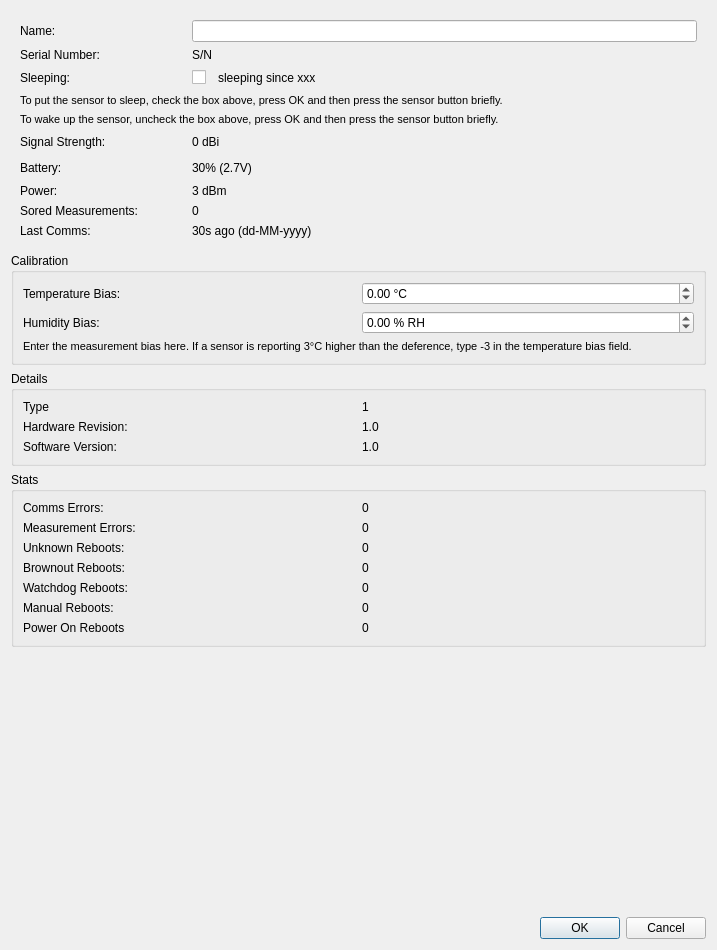
<?xml version="1.0" encoding="UTF-8"?>
<ui version="4.0">
 <class>SensorDetailsDialog</class>
 <widget class="QDialog" name="SensorDetailsDialog">
  <property name="geometry">
   <rect>
    <x>0</x>
    <y>0</y>
    <width>717</width>
    <height>950</height>
   </rect>
  </property>
  <property name="windowTitle">
   <string>Dialog</string>
  </property>
  <layout class="QVBoxLayout" name="verticalLayout">
   <item>
    <widget class="QWidget" name="widget" native="true">
     <layout class="QGridLayout" name="gridLayout">
      <item row="8" column="0">
       <widget class="QLabel" name="label_12">
        <property name="text">
         <string>Sored Measurements:</string>
        </property>
       </widget>
      </item>
      <item row="8" column="1" colspan="2">
       <widget class="QLabel" name="storage">
        <property name="text">
         <string>0</string>
        </property>
       </widget>
      </item>
      <item row="2" column="1" colspan="3">
       <widget class="QWidget" name="widget_4" native="true">
        <layout class="QHBoxLayout" name="horizontalLayout_3">
         <property name="spacing">
          <number>12</number>
         </property>
         <property name="leftMargin">
          <number>0</number>
         </property>
         <property name="topMargin">
          <number>0</number>
         </property>
         <property name="rightMargin">
          <number>0</number>
         </property>
         <property name="bottomMargin">
          <number>0</number>
         </property>
         <item>
          <widget class="QCheckBox" name="shoudSleep">
           <property name="enabled">
            <bool>true</bool>
           </property>
           <property name="text">
            <string/>
           </property>
          </widget>
         </item>
         <item>
          <widget class="QLabel" name="sleepState">
           <property name="text">
            <string>sleeping since xxx</string>
           </property>
          </widget>
         </item>
         <item>
          <spacer name="horizontalSpacer_3">
           <property name="orientation">
            <enum>Qt::Horizontal</enum>
           </property>
           <property name="sizeHint" stdset="0">
            <size>
             <width>40</width>
             <height>20</height>
            </size>
           </property>
          </spacer>
         </item>
        </layout>
       </widget>
      </item>
      <item row="3" column="0" colspan="4">
       <widget class="QLabel" name="label_19">
        <property name="font">
         <font>
          <pointsize>8</pointsize>
         </font>
        </property>
        <property name="text">
         <string>To put the sensor to sleep, check the box above, press OK and then press the sensor button briefly.</string>
        </property>
        <property name="wordWrap">
         <bool>true</bool>
        </property>
       </widget>
      </item>
      <item row="0" column="0">
       <widget class="QLabel" name="label">
        <property name="text">
         <string>Name:</string>
        </property>
       </widget>
      </item>
      <item row="0" column="1" colspan="3">
       <widget class="QLineEdit" name="name"/>
      </item>
      <item row="9" column="0">
       <widget class="QLabel" name="label_9">
        <property name="text">
         <string>Last Comms:</string>
        </property>
       </widget>
      </item>
      <item row="7" column="0">
       <widget class="QLabel" name="label_5">
        <property name="text">
         <string>Power:</string>
        </property>
       </widget>
      </item>
      <item row="9" column="1" colspan="3">
       <widget class="QLabel" name="lastComms">
        <property name="text">
         <string>30s ago (dd-MM-yyyy)</string>
        </property>
       </widget>
      </item>
      <item row="7" column="1" colspan="3">
       <widget class="QLabel" name="power">
        <property name="text">
         <string>3 dBm</string>
        </property>
       </widget>
      </item>
      <item row="5" column="1" colspan="3">
       <widget class="QWidget" name="widget_2" native="true">
        <layout class="QHBoxLayout" name="horizontalLayout">
         <property name="spacing">
          <number>12</number>
         </property>
         <property name="leftMargin">
          <number>0</number>
         </property>
         <property name="topMargin">
          <number>0</number>
         </property>
         <property name="rightMargin">
          <number>0</number>
         </property>
         <property name="bottomMargin">
          <number>0</number>
         </property>
         <item>
          <widget class="QLabel" name="signalStrength">
           <property name="text">
            <string>0 dBi</string>
           </property>
          </widget>
         </item>
         <item>
          <widget class="QLabel" name="signalStrengthIcon">
           <property name="text">
            <string/>
           </property>
          </widget>
         </item>
         <item>
          <spacer name="horizontalSpacer_2">
           <property name="orientation">
            <enum>Qt::Horizontal</enum>
           </property>
           <property name="sizeHint" stdset="0">
            <size>
             <width>40</width>
             <height>20</height>
            </size>
           </property>
          </spacer>
         </item>
        </layout>
       </widget>
      </item>
      <item row="2" column="0">
       <widget class="QLabel" name="label_2">
        <property name="text">
         <string>Sleeping:</string>
        </property>
       </widget>
      </item>
      <item row="1" column="1" colspan="3">
       <widget class="QLabel" name="serialNumber">
        <property name="text">
         <string>S/N</string>
        </property>
       </widget>
      </item>
      <item row="5" column="0">
       <widget class="QLabel" name="label_3">
        <property name="text">
         <string>Signal Strength:</string>
        </property>
       </widget>
      </item>
      <item row="6" column="0">
       <widget class="QLabel" name="label_7">
        <property name="text">
         <string>Battery:</string>
        </property>
       </widget>
      </item>
      <item row="6" column="1" colspan="3">
       <widget class="QWidget" name="widget_3" native="true">
        <layout class="QHBoxLayout" name="horizontalLayout_2">
         <property name="spacing">
          <number>12</number>
         </property>
         <property name="leftMargin">
          <number>0</number>
         </property>
         <property name="topMargin">
          <number>0</number>
         </property>
         <property name="rightMargin">
          <number>0</number>
         </property>
         <property name="bottomMargin">
          <number>0</number>
         </property>
         <item>
          <widget class="QLabel" name="battery">
           <property name="text">
            <string>30% (2.7V)</string>
           </property>
          </widget>
         </item>
         <item>
          <widget class="QLabel" name="batteryIcon">
           <property name="text">
            <string/>
           </property>
          </widget>
         </item>
         <item>
          <spacer name="horizontalSpacer">
           <property name="orientation">
            <enum>Qt::Horizontal</enum>
           </property>
           <property name="sizeHint" stdset="0">
            <size>
             <width>40</width>
             <height>20</height>
            </size>
           </property>
          </spacer>
         </item>
        </layout>
       </widget>
      </item>
      <item row="1" column="0">
       <widget class="QLabel" name="label_22">
        <property name="text">
         <string>Serial Number:</string>
        </property>
       </widget>
      </item>
      <item row="4" column="0" colspan="4">
       <widget class="QLabel" name="label_21">
        <property name="font">
         <font>
          <pointsize>8</pointsize>
         </font>
        </property>
        <property name="text">
         <string>To wake up the sensor, uncheck the box above, press OK and then press the sensor button briefly.</string>
        </property>
        <property name="wordWrap">
         <bool>true</bool>
        </property>
       </widget>
      </item>
     </layout>
    </widget>
   </item>
   <item>
    <widget class="QGroupBox" name="groupBox_2">
     <property name="title">
      <string>Calibration</string>
     </property>
     <layout class="QGridLayout" name="gridLayout_3">
      <item row="0" column="0">
       <widget class="QLabel" name="label_4">
        <property name="text">
         <string>Temperature Bias:</string>
        </property>
       </widget>
      </item>
      <item row="1" column="0">
       <widget class="QLabel" name="label_6">
        <property name="text">
         <string>Humidity Bias:</string>
        </property>
       </widget>
      </item>
      <item row="1" column="1">
       <widget class="QDoubleSpinBox" name="humidityBias">
        <property name="suffix">
         <string> % RH</string>
        </property>
        <property name="minimum">
         <double>-15.000000000000000</double>
        </property>
        <property name="maximum">
         <double>15.000000000000000</double>
        </property>
       </widget>
      </item>
      <item row="0" column="1">
       <widget class="QDoubleSpinBox" name="temperatureBias">
        <property name="suffix">
         <string> °C</string>
        </property>
        <property name="minimum">
         <double>-5.000000000000000</double>
        </property>
        <property name="maximum">
         <double>5.000000000000000</double>
        </property>
       </widget>
      </item>
      <item row="2" column="0" colspan="2">
       <widget class="QLabel" name="label_8">
        <property name="font">
         <font>
          <pointsize>8</pointsize>
         </font>
        </property>
        <property name="text">
         <string>Enter the measurement bias here. If a sensor is reporting 3°C higher than the deference, type -3 in the temperature bias field.</string>
        </property>
        <property name="wordWrap">
         <bool>true</bool>
        </property>
       </widget>
      </item>
     </layout>
    </widget>
   </item>
   <item>
    <widget class="QGroupBox" name="groupBox_3">
     <property name="title">
      <string>Details</string>
     </property>
     <layout class="QGridLayout" name="gridLayout_4">
      <item row="2" column="0">
       <widget class="QLabel" name="label_14">
        <property name="text">
         <string>Software Version:</string>
        </property>
       </widget>
      </item>
      <item row="0" column="1">
       <widget class="QLabel" name="sensorType">
        <property name="text">
         <string>1</string>
        </property>
       </widget>
      </item>
      <item row="1" column="1">
       <widget class="QLabel" name="hardwareVersion">
        <property name="text">
         <string>1.0</string>
        </property>
       </widget>
      </item>
      <item row="0" column="0">
       <widget class="QLabel" name="label_20">
        <property name="text">
         <string>Type</string>
        </property>
       </widget>
      </item>
      <item row="1" column="0">
       <widget class="QLabel" name="label_10">
        <property name="text">
         <string>Hardware Revision:</string>
        </property>
       </widget>
      </item>
      <item row="2" column="1">
       <widget class="QLabel" name="softwareVersion">
        <property name="text">
         <string>1.0</string>
        </property>
       </widget>
      </item>
     </layout>
    </widget>
   </item>
   <item>
    <widget class="QGroupBox" name="groupBox">
     <property name="title">
      <string>Stats</string>
     </property>
     <layout class="QGridLayout" name="gridLayout_2">
      <item row="2" column="0">
       <widget class="QLabel" name="label_13">
        <property name="text">
         <string>Unknown Reboots:</string>
        </property>
       </widget>
      </item>
      <item row="5" column="0">
       <widget class="QLabel" name="label_17">
        <property name="text">
         <string>Watchdog Reboots:</string>
        </property>
       </widget>
      </item>
      <item row="1" column="0">
       <widget class="QLabel" name="label_23">
        <property name="text">
         <string>Measurement Errors:</string>
        </property>
       </widget>
      </item>
      <item row="6" column="0">
       <widget class="QLabel" name="label_15">
        <property name="text">
         <string>Manual Reboots:</string>
        </property>
       </widget>
      </item>
      <item row="1" column="1">
       <widget class="QLabel" name="measurementErrors">
        <property name="text">
         <string>0</string>
        </property>
       </widget>
      </item>
      <item row="7" column="0">
       <widget class="QLabel" name="label_18">
        <property name="text">
         <string>Power On Reboots</string>
        </property>
       </widget>
      </item>
      <item row="5" column="1">
       <widget class="QLabel" name="watchdogReboots">
        <property name="text">
         <string>0</string>
        </property>
       </widget>
      </item>
      <item row="7" column="1">
       <widget class="QLabel" name="powerOnReboots">
        <property name="text">
         <string>0</string>
        </property>
       </widget>
      </item>
      <item row="2" column="1">
       <widget class="QLabel" name="unknownReboots">
        <property name="text">
         <string>0</string>
        </property>
       </widget>
      </item>
      <item row="0" column="0">
       <widget class="QLabel" name="label_11">
        <property name="text">
         <string>Comms Errors:</string>
        </property>
       </widget>
      </item>
      <item row="4" column="0">
       <widget class="QLabel" name="label_16">
        <property name="text">
         <string>Brownout Reboots:</string>
        </property>
       </widget>
      </item>
      <item row="6" column="1">
       <widget class="QLabel" name="resets">
        <property name="text">
         <string>0</string>
        </property>
       </widget>
      </item>
      <item row="0" column="1">
       <widget class="QLabel" name="commsErrors">
        <property name="text">
         <string>0</string>
        </property>
       </widget>
      </item>
      <item row="4" column="1">
       <widget class="QLabel" name="brownoutReboots">
        <property name="text">
         <string>0</string>
        </property>
       </widget>
      </item>
     </layout>
    </widget>
   </item>
   <item>
    <spacer name="verticalSpacer">
     <property name="orientation">
      <enum>Qt::Vertical</enum>
     </property>
     <property name="sizeHint" stdset="0">
      <size>
       <width>20</width>
       <height>40</height>
      </size>
     </property>
    </spacer>
   </item>
   <item>
    <widget class="QDialogButtonBox" name="buttonBox">
     <property name="orientation">
      <enum>Qt::Horizontal</enum>
     </property>
     <property name="standardButtons">
      <set>QDialogButtonBox::Cancel|QDialogButtonBox::Ok</set>
     </property>
    </widget>
   </item>
  </layout>
 </widget>
 <resources/>
 <connections>
  <connection>
   <sender>buttonBox</sender>
   <signal>accepted()</signal>
   <receiver>SensorDetailsDialog</receiver>
   <slot>accept()</slot>
   <hints>
    <hint type="sourcelabel">
     <x>259</x>
     <y>866</y>
    </hint>
    <hint type="destinationlabel">
     <x>157</x>
     <y>274</y>
    </hint>
   </hints>
  </connection>
  <connection>
   <sender>buttonBox</sender>
   <signal>rejected()</signal>
   <receiver>SensorDetailsDialog</receiver>
   <slot>reject()</slot>
   <hints>
    <hint type="sourcelabel">
     <x>327</x>
     <y>866</y>
    </hint>
    <hint type="destinationlabel">
     <x>286</x>
     <y>274</y>
    </hint>
   </hints>
  </connection>
  <connection>
   <sender>shoudSleep</sender>
   <signal>toggled(bool)</signal>
   <receiver>sleepState</receiver>
   <slot>setVisible(bool)</slot>
   <hints>
    <hint type="sourcelabel">
     <x>219</x>
     <y>97</y>
    </hint>
    <hint type="destinationlabel">
     <x>251</x>
     <y>99</y>
    </hint>
   </hints>
  </connection>
 </connections>
</ui>
